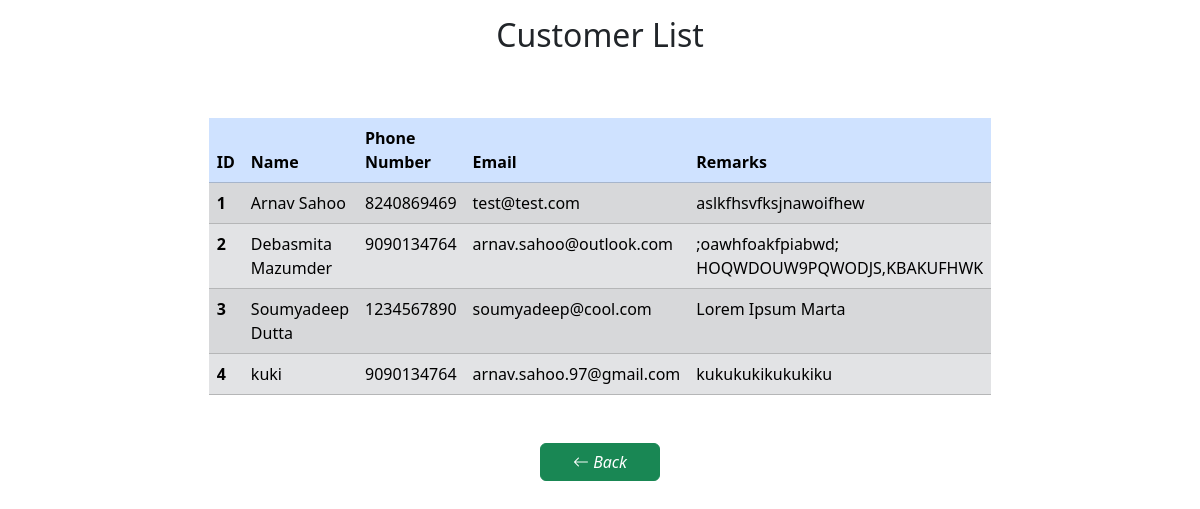
The app's page /admin/customer-list/ (signed in) with its own data.
### app/models.py (models this page shows, shortened)
class Customer(db.Model):
    __tablename__ = 'customer_info'
    id = db.Column("id", db.Integer, primary_key=True)
    name = db.Column("name", db.String(64))
    contact = db.Column("contact", db.Integer)
    email = db.Column("email", db.String)
    remarks = db.Column("remarks", db.Text)

### app/blueprints/admin/__init__.py (the view)
@admin_page.route('/customer-list/')
@login_required
def customer_list():
    customers = Customer.query.all()
    return render_template('customer_details.html', customers=customers)

### app/__init__.py (called while the page is built)
def create_app():
    app = Flask(__name__, instance_relative_config=False)
    app.config.from_object("config.Config")
    db.init_app(app)
    migrate.init_app(app, db)
    login_manager.init_app(app)
    from .blueprints.admin.models import User
    @login_manager.user_loader
    def user_loader(user_id):
        return User.query.get(user_id)
    with app.app_context():
        from .blueprints.admin import admin_page
        from .blueprints.gallery import gallery_page
        app.register_blueprint(gallery_page, url_prefix='/gallery')
        app.register_blueprint(admin_page, url_prefix='/admin')
        from . import routes
        return app

### app/blueprints/admin/templates/customer_details.html (shortened to what this page needs)
{% extends 'admin_base.html' %}
{% block head %}
<link rel="stylesheet" href="{{ url_for('admin.static', filename='styles/admin.css') }}">
{% endblock %}
{% block body %}
	<div class="d-flex flex-column justify-content-center" x-data="{ goBack: function() { window.location.href = '{{url_for('admin.admin_dashboard')}}' } }">
		<h2 class="text-center m-3">Customer List</h2>
		<table class="table table-striped table-hover table-responsive-md customer-table">
			<thead>
				<tr class="table-primary">
					<th scope="col">ID</th>
					<th scope="col">Name</th>
					<th scope="col">Phone Number</th>
					<th scope="col">Email</th>
					<th scope="col">Remarks</th>
				</tr>
			</thead>
			<tbody>
				{% for customer in customers %}
					<tr class="table-responsive table-secondary">
						<th scope="row">{{ customer.id }}</th>
						<td>{{ customer.name }}</td>
						<td>{{ customer.contact }}</td>
						<td>{{ customer.email }}</td>
						<td>{{ customer.remarks }}</td>
					</tr>
				{% endfor %}
			</tbody>
		</table>
		<button class="btn btn-success btn-md back-btn" @click="goBack">
			<i class="bi bi-arrow-left">
				Back
			</i>
		</button>
	</div>
{% endblock %}

### app/blueprints/admin/static/styles/admin.css (style rules this page uses)
* { margin: 0; padding: 0; box-sizing: border-box; }
.customer-table { width: 50%; margin: 3rem auto; }
.back-btn { width: 10%; margin:auto; }

### records on screen
Customer: id "1", name "Arnav Sahoo", contact "8240869469", email "test@test.com", remarks "aslkfhsvfksjnawoifhew"
Customer: id "2", name "Debasmita Mazumder", contact "9090134764", email "arnav.sahoo@outlook.com", remarks ";oawhfoakfpiabwd; HOQWDOUW9PQWODJS,KBAKUFHWK"
Customer: id "3", name "Soumyadeep Dutta", contact "1234567890", email "soumyadeep@cool.com", remarks "Lorem Ipsum Marta"
Customer: id "4", name "kuki", contact "9090134764", email "arnav.sahoo.97@gmail.com", remarks "kukukukikukukiku"
